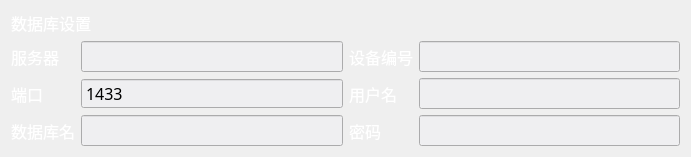
  <widget class="QWidget" name="layoutWidget">
   <property name="geometry">
    <rect>
     <x>10</x>
     <y>350</y>
     <width>691</width>
     <height>111</height>
    </rect>
   </property>
   <layout class="QGridLayout" name="gridLayout_6">
    <item row="1" column="2">
     <widget class="QLabel" name="label_23">
      <property name="font">
       <font>
        <family>微软雅黑</family>
        <pointsize>12</pointsize>
       </font>
      </property>
      <property name="styleSheet">
       <string notr="true">color: rgb(255, 255, 255);
border:0px;</string>
      </property>
      <property name="text">
       <string>设备编号</string>
      </property>
      <property name="alignment">
       <set>Qt::AlignLeading|Qt::AlignLeft|Qt::AlignVCenter</set>
      </property>
     </widget>
    </item>
    <item row="2" column="1">
     <widget class="QSpinBox" name="spinBox">
      <property name="font">
       <font>
        <family>微软雅黑</family>
        <pointsize>12</pointsize>
       </font>
      </property>
      <property name="styleSheet">
       <string notr="true">background-color: rgb(239, 239, 241);</string>
      </property>
      <property name="buttonSymbols">
       <enum>QAbstractSpinBox::NoButtons</enum>
      </property>
      <property name="maximum">
       <number>65536</number>
      </property>
      <property name="value">
       <number>1433</number>
      </property>
     </widget>
    </item>
    <item row="1" column="1">
     <widget class="QLineEdit" name="lineEdit_3">
      <property name="font">
       <font>
        <family>微软雅黑</family>
        <pointsize>12</pointsize>
       </font>
      </property>
      <property name="styleSheet">
       <string notr="true">background-color: rgb(239, 239, 241);</string>
      </property>
      <property name="placeholderText">
       <string/>
      </property>
     </widget>
    </item>
    <item row="2" column="3">
     <widget class="QLineEdit" name="lineEdit_9">
      <property name="font">
       <font>
        <family>微软雅黑</family>
        <pointsize>12</pointsize>
       </font>
      </property>
      <property name="styleSheet">
       <string notr="true">background-color: rgb(239, 239, 241);</string>
      </property>
      <property name="placeholderText">
       <string/>
      </property>
     </widget>
    </item>
    <item row="3" column="0">
     <widget class="QLabel" name="label_14">
      <property name="font">
       <font>
        <family>微软雅黑</family>
        <pointsize>12</pointsize>
       </font>
      </property>
      <property name="styleSheet">
       <string notr="true">color: rgb(255, 255, 255);
border:0px;</string>
      </property>
      <property name="text">
       <string>数据库名</string>
      </property>
      <property name="alignment">
       <set>Qt::AlignLeading|Qt::AlignLeft|Qt::AlignVCenter</set>
      </property>
     </widget>
    </item>
    <item row="3" column="2">
     <widget class="QLabel" name="label_16">
      <property name="font">
       <font>
        <family>微软雅黑</family>
        <pointsize>12</pointsize>
       </font>
      </property>
      <property name="styleSheet">
       <string notr="true">color: rgb(255, 255, 255);
border:0px;</string>
      </property>
      <property name="text">
       <string>密码</string>
      </property>
      <property name="alignment">
       <set>Qt::AlignLeading|Qt::AlignLeft|Qt::AlignVCenter</set>
      </property>
     </widget>
    </item>
    <item row="2" column="0">
     <widget class="QLabel" name="label_12">
      <property name="font">
       <font>
        <family>微软雅黑</family>
        <pointsize>12</pointsize>
       </font>
      </property>
      <property name="styleSheet">
       <string notr="true">color: rgb(255, 255, 255);
border:0px;</string>
      </property>
      <property name="text">
       <string>端口</string>
      </property>
      <property name="alignment">
       <set>Qt::AlignLeading|Qt::AlignLeft|Qt::AlignVCenter</set>
      </property>
     </widget>
    </item>
    <item row="3" column="3">
     <widget class="QLineEdit" name="lineEdit_10">
      <property name="font">
       <font>
        <family>微软雅黑</family>
        <pointsize>12</pointsize>
       </font>
      </property>
      <property name="styleSheet">
       <string notr="true">background-color: rgb(239, 239, 241);</string>
      </property>
      <property name="echoMode">
       <enum>QLineEdit::Password</enum>
      </property>
      <property name="placeholderText">
       <string/>
      </property>
     </widget>
    </item>
    <item row="0" column="0" colspan="2">
     <widget class="QLabel" name="label_10">
      <property name="sizePolicy">
       <sizepolicy hsizetype="Expanding" vsizetype="Expanding">
        <horstretch>0</horstretch>
        <verstretch>0</verstretch>
       </sizepolicy>
      </property>
      <property name="font">
       <font>
        <family>微软雅黑</family>
        <pointsize>12</pointsize>
       </font>
      </property>
      <property name="styleSheet">
       <string notr="true">color: rgb(255, 255, 255);</string>
      </property>
      <property name="text">
       <string>数据库设置</string>
      </property>
      <property name="alignment">
       <set>Qt::AlignLeading|Qt::AlignLeft|Qt::AlignVCenter</set>
      </property>
     </widget>
    </item>
    <item row="3" column="1">
     <widget class="QLineEdit" name="lineEdit_7">
      <property name="font">
       <font>
        <family>微软雅黑</family>
        <pointsize>12</pointsize>
       </font>
      </property>
      <property name="styleSheet">
       <string notr="true">background-color: rgb(239, 239, 241);</string>
      </property>
      <property name="placeholderText">
       <string/>
      </property>
     </widget>
    </item>
    <item row="2" column="2">
     <widget class="QLabel" name="label_15">
      <property name="font">
       <font>
        <family>微软雅黑</family>
        <pointsize>12</pointsize>
       </font>
      </property>
      <property name="styleSheet">
       <string notr="true">color: rgb(255, 255, 255);
border:0px;</string>
      </property>
      <property name="text">
       <string>用户名</string>
      </property>
      <property name="alignment">
       <set>Qt::AlignLeading|Qt::AlignLeft|Qt::AlignVCenter</set>
      </property>
     </widget>
    </item>
    <item row="1" column="3">
     <widget class="QLineEdit" name="lineEdit_8">
      <property name="font">
       <font>
        <family>微软雅黑</family>
        <pointsize>12</pointsize>
       </font>
      </property>
      <property name="styleSheet">
       <string notr="true">background-color: rgb(239, 239, 241);</string>
      </property>
      <property name="placeholderText">
       <string/>
      </property>
     </widget>
    </item>
    <item row="1" column="0">
     <widget class="QLabel" name="label_11">
      <property name="font">
       <font>
        <family>微软雅黑</family>
        <pointsize>12</pointsize>
       </font>
      </property>
      <property name="styleSheet">
       <string notr="true">color: rgb(255, 255, 255);
border:0px;</string>
      </property>
      <property name="text">
       <string>服务器</string>
      </property>
      <property name="alignment">
       <set>Qt::AlignLeading|Qt::AlignLeft|Qt::AlignVCenter</set>
      </property>
     </widget>
    </item>
   </layout>
  </widget>
